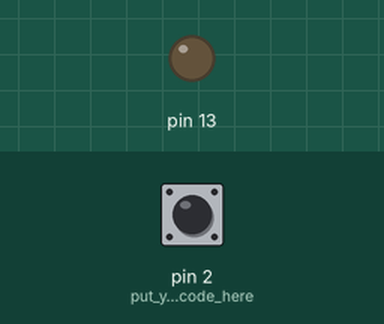
A sketch run on a simulated Arduino Uno, built with avr-gcc and run on an emulated ATmega328P. On the bench: output pins drawn as LEDs (lit = HIGH). The test bench sets the inputs (shaded band); at power-on: pin 2 (put_your_setup_code_here) LOW.

Above: at 1.2 s.
1.3 s: pin 2 (put_your_setup_code_here) pulled HIGH for 0.15 s
At 1.37 s:
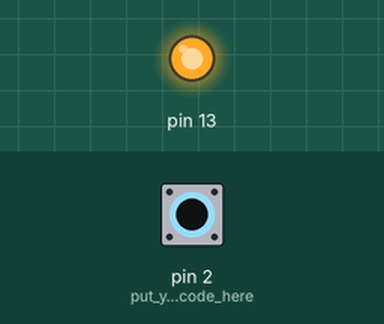
2.9 s: pin 2 (put_your_setup_code_here) pulled HIGH for 3.2 s
At 6.5 s:
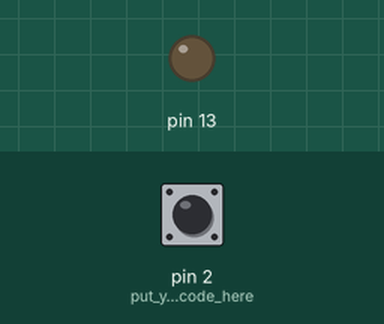
Timing chart, 0 to 8.0 s (numbered marks = the images above; inputs shaded):
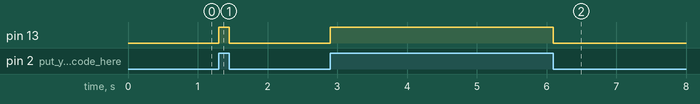

The sketch:

PushButton.ino
```cpp
void setup() {
 pinMode(13,OUTPUT);
 pinMode(2,INPUT);// put your setup code here, to run once:

}

void loop() {
  int buttonread=0;
  buttonread=digitalRead(2);
  if(buttonread==HIGH)
  {
    digitalWrite(13,HIGH);
  }
  else
  {
    digitalWrite(13,LOW);// put your main code here, to run repeatedly:
  }

}
```

Measured:
- after the input at 1.3 s, pin 13: LOW → HIGH at once, → LOW 0.15 s later
- after the input at 2.9 s, pin 13: LOW → HIGH at once, → LOW 3.2 s later
